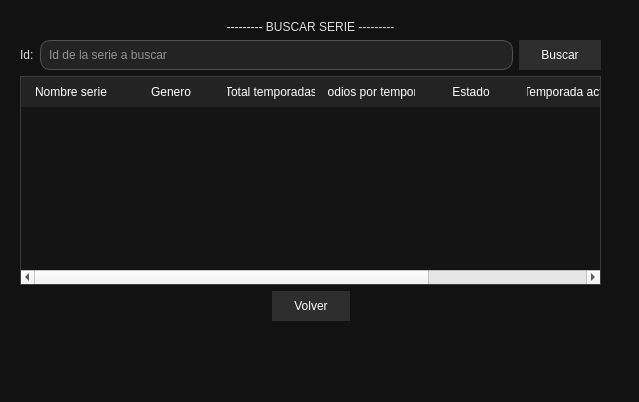
<?xml version="1.0" encoding="UTF-8"?>
<ui version="4.0">
 <class>VentanaBuscar</class>
 <widget class="QDialog" name="VentanaBuscar">
  <property name="geometry">
   <rect>
    <x>0</x>
    <y>0</y>
    <width>639</width>
    <height>402</height>
   </rect>
  </property>
  <property name="windowTitle">
   <string>Dialog</string>
  </property>
  <property name="styleSheet">
   <string notr="true">/* =====================
   FONDO DEL DIALOG
===================== */
QDialog {
    background-color: rgb(18, 18, 18);
}

/* =====================
   TITULO ROJO
===================== */
QLabel#labelTitulo {
    background-color: rgb(229, 9, 20);
    color: white;
    font: 87 18pt &quot;Arial Black&quot;;
    border-radius: 14px;
    padding: 8px;
    qproperty-alignment: AlignCenter;
}

/* =====================
   LABELS (TEXTOS)
===================== */
QLabel {
    color: rgb(220, 220, 220);
    font: 10pt &quot;Arial&quot;;
}

/* =====================
   INPUT TEXTO
===================== */
QLineEdit {
    background-color: rgb(35, 35, 35);
    color: white;
    border: 1px solid rgb(80, 80, 80);
    border-radius: 10px;
    padding: 6px;
}

/* =====================
   SPINBOX
===================== */
QSpinBox {
    background-color: rgb(35, 35, 35);
    color: white;
    border: 1px solid rgb(80, 80, 80);
    border-radius: 10px;
    padding: 4px;
}

/* =====================
   COMBOBOX
===================== */
QComboBox {
    background-color: rgb(35, 35, 35);
    color: white;
    border: 1px solid rgb(80, 80, 80);
    border-radius: 10px;
    padding: 5px;
}

QComboBox QAbstractItemView {
    background-color: rgb(25, 25, 25);
    color: white;
    selection-background-color: rgb(229, 9, 20);
}

/* =====================
   BOTONES
===================== */
QPushButton {
    background-color: rgb(45, 45, 45);
    color: white;
    font: 11pt &quot;Arial Black&quot;;
    border-radius: 18px;
    padding: 8px 22px;
}

QPushButton:hover {
    background-color: rgb(229, 9, 20);
}

QPushButton:pressed {
    background-color: rgb(180, 0, 0);
}
QTableWidget {
    background-color: rgb(20, 20, 20);
    color: rgb(220, 220, 220);
    gridline-color: rgb(60, 60, 60);
    border: 1px solid rgb(60, 60, 60);
    font: 10pt &quot;Segoe UI&quot;;
}

/* Encabezados */
QHeaderView::section {
    background-color: rgb(35, 35, 35);
    color: white;
    font: 11pt &quot;Arial Black&quot;;
    border: none;
    padding: 6px;
}

/* Filas alternas */
QTableWidget::item {
    padding: 6px;
}

QTableWidget::item:selected {
    background-color: rgb(229, 9, 20);
    color: white;
}

/* Botón esquina (arriba izquierda) */
QTableCornerButton::section {
    background-color: rgb(35, 35, 35);
    border: none;
}</string>
  </property>
  <widget class="QWidget" name="">
   <property name="geometry">
    <rect>
     <x>20</x>
     <y>20</y>
     <width>581</width>
     <height>301</height>
    </rect>
   </property>
   <layout class="QVBoxLayout" name="verticalLayout">
    <item>
     <widget class="QLabel" name="label">
      <property name="text">
       <string>--------- BUSCAR SERIE ---------</string>
      </property>
      <property name="alignment">
       <set>Qt::AlignmentFlag::AlignCenter</set>
      </property>
     </widget>
    </item>
    <item>
     <layout class="QHBoxLayout" name="horizontalLayout_2">
      <item>
       <widget class="QLabel" name="label_2">
        <property name="text">
         <string>Id:</string>
        </property>
       </widget>
      </item>
      <item>
       <widget class="QLineEdit" name="txtId">
        <property name="placeholderText">
         <string>Id de la serie a buscar</string>
        </property>
       </widget>
      </item>
      <item>
       <widget class="QPushButton" name="btnBuscar">
        <property name="text">
         <string>Buscar</string>
        </property>
       </widget>
      </item>
     </layout>
    </item>
    <item>
     <widget class="QTableWidget" name="tablaBuscar">
      <column>
       <property name="text">
        <string>Nombre serie</string>
       </property>
      </column>
      <column>
       <property name="text">
        <string>Genero</string>
       </property>
      </column>
      <column>
       <property name="text">
        <string>Total temporadas</string>
       </property>
      </column>
      <column>
       <property name="text">
        <string>Episodios por temporada</string>
       </property>
      </column>
      <column>
       <property name="text">
        <string>Estado</string>
       </property>
      </column>
      <column>
       <property name="text">
        <string>Temporada actual</string>
       </property>
      </column>
      <column>
       <property name="text">
        <string>Episodio actual</string>
       </property>
      </column>
     </widget>
    </item>
    <item>
     <layout class="QHBoxLayout" name="horizontalLayout">
      <item>
       <spacer name="horizontalSpacer">
        <property name="orientation">
         <enum>Qt::Orientation::Horizontal</enum>
        </property>
        <property name="sizeHint" stdset="0">
         <size>
          <width>40</width>
          <height>20</height>
         </size>
        </property>
       </spacer>
      </item>
      <item>
       <widget class="QPushButton" name="btnVolver">
        <property name="text">
         <string>Volver</string>
        </property>
       </widget>
      </item>
      <item>
       <spacer name="horizontalSpacer_2">
        <property name="orientation">
         <enum>Qt::Orientation::Horizontal</enum>
        </property>
        <property name="sizeHint" stdset="0">
         <size>
          <width>40</width>
          <height>20</height>
         </size>
        </property>
       </spacer>
      </item>
     </layout>
    </item>
   </layout>
  </widget>
 </widget>
 <resources/>
 <connections/>
</ui>
